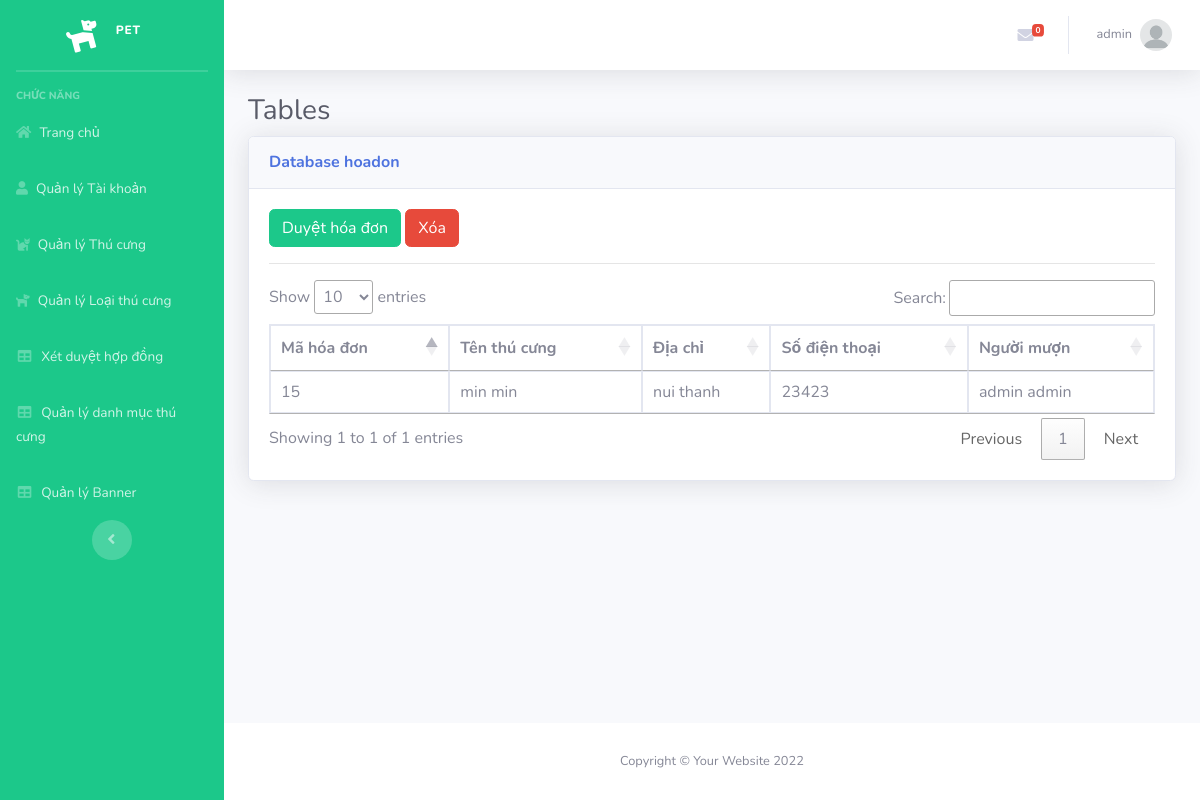
Screenshot of /Admin/index.php?mod=hoadon&act=chitiet&id=15 (signed in) with the database file from the repository.
### tables this page shows
CREATE TABLE `sanpham` (
  `MaSP` int(11) NOT NULL,
  `MaLSP` int(11) NOT NULL,
  `MaDM` int(11) NOT NULL,
  `TenSP` varchar(70) NOT NULL,
  `DonGia` int(11) NOT NULL,
  `SoLuong` int(10) UNSIGNED NOT NULL DEFAULT 1,
  `HinhAnh1` varchar(200) NOT NULL,
  `HinhAnh2` varchar(255) DEFAULT NULL,
  `HinhAnh3` varchar(255) DEFAULT NULL,
  `MaKM` int(11) NOT NULL,
  `ManHinh` varchar(50) DEFAULT NULL,
  `HDH` varchar(50) DEFAULT NULL,
  `CamSau` varchar(50) DEFAULT NULL,
  `CamTruoc` varchar(50) DEFAULT NULL,
  `CPU` varchar(50) DEFAULT NULL,
  `Ram` varchar(50) DEFAULT NULL,
  `Rom` varchar(50) DEFAULT NULL,
  `SDCard` varchar(50) DEFAULT NULL,
  `Pin` varchar(50) DEFAULT NULL,
  `SoSao` int(11) NOT NULL,
  `SoDanhGia` int(11) NOT NULL,
  `TrangThai` int(11) NOT NULL,
  `MoTa` text NOT NULL,
  `ThoiGian` datetime DEFAULT NULL
);

CREATE TABLE `hoadon` (
  `MaHD` int(11) NOT NULL,
  `MaND` int(11) NOT NULL,
  `NgayLap` datetime NOT NULL,
  `NguoiNhan` varchar(50) NOT NULL,
  `SDT` varchar(20) NOT NULL,
  `DiaChi` varchar(100) NOT NULL,
  `PhuongThucTT` varchar(20) NOT NULL,
  `TongTien` float NOT NULL,
  `TrangThai` varchar(70) NOT NULL
);

### Admin/MVC/controllers/HoadonController.php (called while the page is built, shortened)
<?php
require_once("MVC/models/hoadon.php");
class HoaDonController
{
    var $hoadon_model;
    public function __construct()
    {
        $this->hoadon_model = new Hoadon();
    }
    function chitiet()
    {
        $id = isset($_GET['id']) ? $_GET['id'] : 1;
        $data = $this->hoadon_model->chitiethoadon($id);
        require_once("MVC/Views/Admin/index.php");
    }
}

### Admin/MVC/Models/connection.php (called while the page is built, shortened)
<?php
    class Connection{
        function __construct()
        {
            $severname ="localhost";
            $username ="root";
            $password ="";
            $db_name ="pet";
            $this->conn = new mysqli($severname,$username,$password,$db_name);
        }
    }
?>

### Admin/MVC/Models/model.php (called while the page is built, shortened)
<?php
require_once("connection.php");
class Model
{
    function __construct()
    {
        $conn_obj = new Connection();
        $this->conn = $conn_obj->conn;
    }
}

### Admin/MVC/Models/hoadon.php (called while the page is built, shortened)
<?php
require_once("model.php");
class Hoadon extends Model
{
    function chitiethoadon($id){
        $query = "select hoadon.MaHD, hoadon.NguoiNhan, sanpham.TenSP, hoadon.DiaChi, hoadon.SDT from sanpham, hoadon, chitiethoadon where chitiethoadon.MaSP=sanpham.MaSP and chitiethoadon.MaHD=hoadon.MaHD and hoadon.MaHD=$id";
        require("result.php");
        return $data;
    }
}

### Admin/MVC/Models/result.php (called while the page is built)
<?php
$result = $this->conn->query($query);
$data = array();
while ($row = $result->fetch_assoc()) {
    $data[] = $row;
}
?>

### Admin/MVC/Views/hoadon/detail.php (the view, shortened to what this page needs)
<?php if(isset($data) and $data != null){ ?>
<a href="?mod=hoadon&act=xetduyet&id=<?= $data['0']['MaHD'] ?>" class="btn btn-success">Duyệt hóa đơn</a>
<a href="?mod=hoadon&act=delete&id=<?= $data['0']['MaHD'] ?>" onclick="return confirm('Bạn có thật sự muốn xóa ?');" type="button" class="btn btn-danger">Xóa</a>
<?php } ?>
<hr>
<table class="table table-bordered" id="dataTable" width="100%" cellspacing="0">
    <thead>
        <tr>
            <th scope="col">Mã hóa đơn</th>
            <th scope="col">Tên thú cưng</th>
            <th scope="col">Địa chỉ</th>
            <th scope="col">Số điện thoại</th>
            <th scope="col">Người mượn</th>
        </tr>
    </thead>
    <tbody>
        <?php foreach ($data as $row) { ?>
            <tr>
                <td><?= $row['MaHD'] ?></td>
                <td><?= $row['TenSP'] ?></td>
                <td><?= $row['DiaChi'] ?> </td>
                <td><?= $row['SDT'] ?></td>
                <td><?= $row['NguoiNhan'] ?></td>
            </tr>
        <?php } ?>
</table>

### rows the page displays
sanpham: hoadon.MaHD "15", TenSP "min min", hoadon.DiaChi "nui thanh", hoadon.SDT "23423", hoadon.NguoiNhan "admin admin"

### other values shown
$_SESSION['login']['TaiKhoan'] "admin"
$mod "hoadon"
